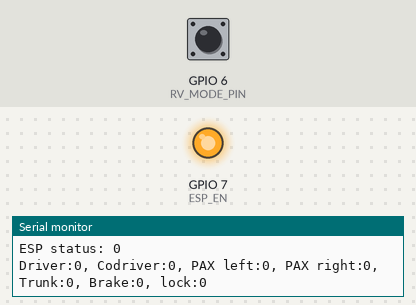
A sketch run on a simulated ESP32-S3. Shown: output pins drawn as LEDs (lit = HIGH), the last lines printed to the serial monitor. Inputs (shaded band) come from the test bench; at power-on: GPIO 6 (RV_MODE_PIN) HIGH.

Above: at 1.2 s.
1.3 s: GPIO 6 (RV_MODE_PIN) pulled LOW for 0.15 s
At 1.45 s:
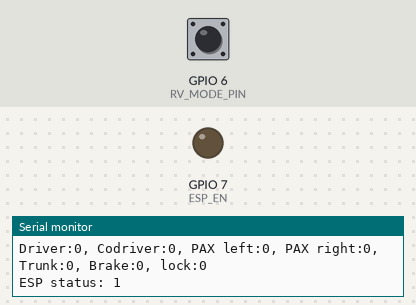
3.0 s: GPIO 6 (RV_MODE_PIN) pulled LOW for 3.2 s
At 7.2 s:
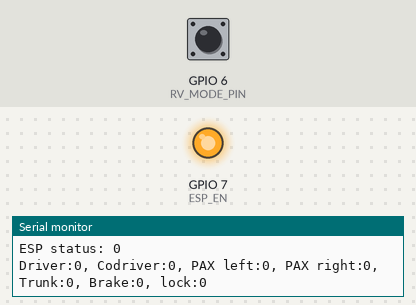
Timing chart, 0 to 8.7 s (numbered marks = the images above; inputs shaded):
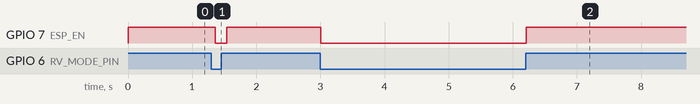

Measured:
- after the input at 1.3 s, GPIO 7 (ESP_EN): HIGH → LOW after 0.06 s, → HIGH 0.18 s later
- after the input at 3.0 s, GPIO 7 (ESP_EN): HIGH → LOW at once, → HIGH 3.2 s later

The sketch:

Rifter_ATMEGA328P.ino
```cpp
#include "configuration.h"
#include "variables.h"

void setup() {
  //-INITIALIZE SERIAL-//
  Serial.begin(9600);

  //-INITIALIZE GPIOs-//
  pinConfiguration();
  ESP_status(0);      //switch ESP32 off

  //-INITIALIZE I2C-//
  Wire.begin(8);                // join i2c bus with address #8
  Wire.onRequest(requestEvent); // register event

  //-INITIALIZE CAN-//
  SPI.begin();
  mcp2515.reset();
  mcp2515.setBitrate(CAN_125KBPS, MCP_8MHZ);
  mcp2515.setNormalMode();
  Serial.println("------- CONF_CAN_Smart_home_sniffer.io started ----------");
#ifdef debugCAN
  Serial.println("------- CAN Read ----------");
  Serial.println("ID  DLC   DATA");
#endif
}

void loop() {

  if (mcp2515.readMessage(&canMsg) == MCP2515::ERROR_OK) {
#ifdef debugCAN
    Serial.print(canMsg.can_id, HEX); // print ID
    Serial.print(" ");
    Serial.print(canMsg.can_dlc, HEX); // print DLC
    Serial.print(" ");
    for (int i = 0; i < canMsg.can_dlc; i++)  { // print the data
      Serial.print(canMsg.data[i], HEX);
      Serial.print(" ");
    }
    Serial.println();
#endif

    if (canMsg.can_id == 0x236) {
      //Doorstatus
      DOOR_FL = bitRead(canMsg.data[5], 6);
      DOOR_FR = bitRead(canMsg.data[7], 1);
      DOOR_RL = bitRead(canMsg.data[7], 4);
      DOOR_RR = bitRead(canMsg.data[7], 5);
      DOOR_T = bitRead(canMsg.data[5], 7);
    }
    else if (canMsg.can_id == 0x630) {
      //lockstatus
      lock = bitRead(canMsg.data[2], 6);
    }
    else if (canMsg.can_id == 0x128) {
      //parking brake
      parkingbrake = bitRead(canMsg.data[3], 1);
      //lights
      left_indicator = bitRead(canMsg.data[0], 1);
      right_indicator = bitRead(canMsg.data[0], 2);
      rear_fog_light = bitRead(canMsg.data[0], 3);
      front_fog_light = bitRead(canMsg.data[0], 4);
      high_beam = bitRead(canMsg.data[0], 5);
      low_beam = bitRead(canMsg.data[0], 6);
      sidelights = bitRead(canMsg.data[0], 7);
    }
  }
  if (debug_can_messages) {
    printCANdecodedValues();
  }
  /////////////  CAN UNTIL HERE   /////////////////
  checkSwitch();
  ESP_status(RV_MODE);      //switch ESP32 based on status
}

void printCANdecodedValues() {
  Serial.print("Driver:");
  Serial.print(DOOR_FL);
  Serial.print(", Codriver:");
  Serial.print(DOOR_FR);
  Serial.print(", PAX left:");
  Serial.print(DOOR_RL);
  Serial.print(", PAX right:");
  Serial.print(DOOR_RR);
  Serial.print(", Trunk:");
  Serial.print(DOOR_T);
  Serial.print(", Brake:");
  Serial.print(parkingbrake);
  Serial.print(", lock:");
  Serial.println(lock);
}

void requestEvent() {
  int msg = 0;
  bitWrite(msg, 0, DOOR_FL);    //https://www.arduino.cc/reference/de/language/functions/bits-and-bytes/bitwrite/
  bitWrite(msg, 1, DOOR_FR);
  bitWrite(msg, 2, DOOR_RL);
  bitWrite(msg, 3, DOOR_RR);
  bitWrite(msg, 4, DOOR_T);
  bitWrite(msg, 5, parkingbrake);
  bitWrite(msg, 6, lock);
  bitWrite(msg, 7, 0);
  Wire.write(msg); // respond with message of 1 bytes
}

void ESP_status(bool ESP_status) {
  digitalWrite(ESP_EN, !ESP_status);
  Serial.print("ESP status: ");
  Serial.println(ESP_status);
}


// ---------- Configuration ---------- //
void pinConfiguration() {
  pinMode(ESP_EN, OUTPUT);
  pinMode(RV_MODE_PIN, INPUT_PULLUP);
  Serial.println("Pinconfiguration complete! :-)");
}
void checkSwitch() {
  RV_MODE = !digitalRead(RV_MODE_PIN);
}
```

variables.h
```cpp
//--- variables for I2C Atmega328p - ESP32 communitation ---//
//Doors
bool DOOR_FL;
bool DOOR_FR;
bool DOOR_RL;
bool DOOR_RR;
bool DOOR_T;

//lights
bool left_indicator;
bool right_indicator;
bool rear_fog_light;
bool front_fog_light;
bool high_beam;
bool low_beam;
bool sidelights;

//misc
bool lock;
bool parkingbrake;

//--- variables GPIO input ---//
bool RV_MODE;

//--- variables CAN ---//
struct can_frame canMsg;
MCP2515 mcp2515(10);
bool debug_can_messages = true;
```

configuration.h
```cpp
#include <SPI.h>
#include <mcp2515.h>
#include <Wire.h>

//--- CAN configuration ---//
#define debugCAN


//--- Pin assignment ---//
//OUTPUTS
#define ESP_EN 7

//INPUTS
#define RV_MODE_PIN 6
```
